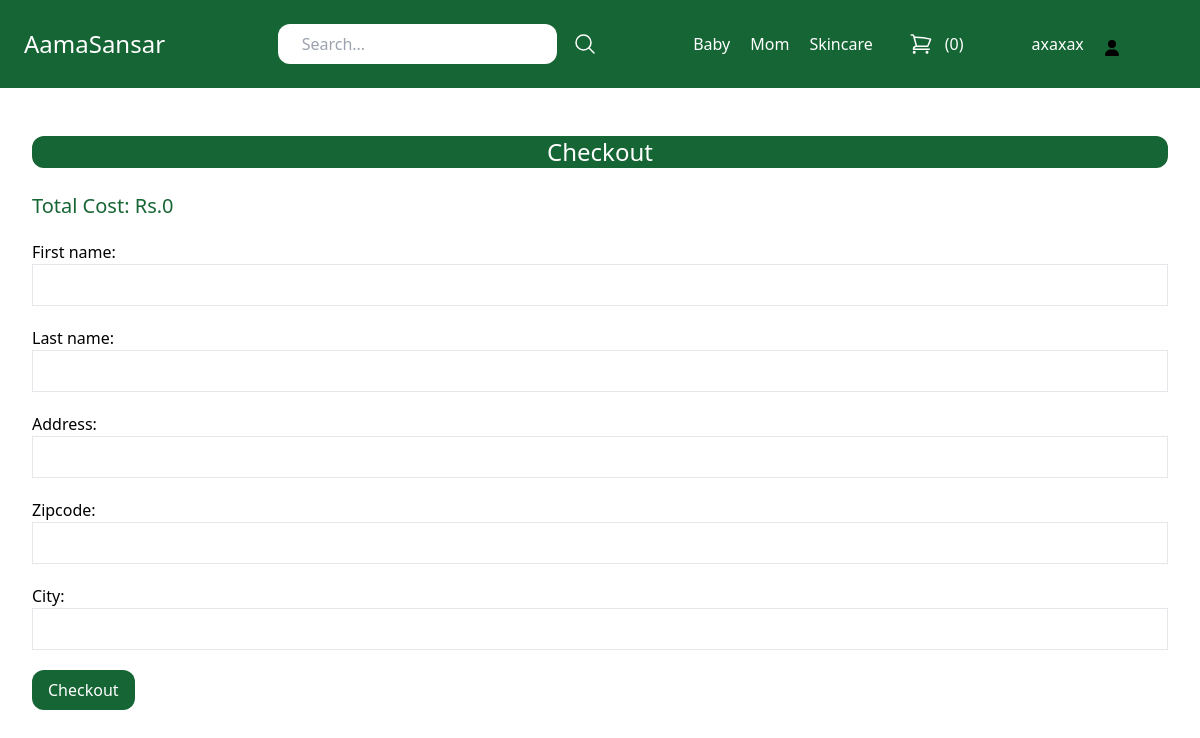
Screenshot of /cart/checkout (signed in) with the database file from the repository.
### store/models.py (models this page shows, shortened)
class Category(models.Model):
    title = models.CharField(max_length=50)
    slug = models.SlugField(max_length=50)
    class Meta:
        verbose_name_plural = 'Categories'

### store/views.py (the view)
# urls.py: path('cart/checkout', views.checkout, name='checkout'),
@login_required
def checkout(request):
    cart = Cart(request)
    if request.method == 'POST':
        form = OrderForm(request.POST)
        if form.is_valid():
            total_price = 0
            for item in cart:
                product = item['product']
                print(product.price)
                print(int(item['quantity']))
                total_price += product.price * int(item['quantity'])
            order = form.save(commit=False)
            order.created_by = request.user
            order.paid_amount = total_price
            order.save()
            for item in cart:
                product = item['product']
                quantity = int(item['quantity'])
                price = product.price * quantity
                item = OrderItem.objects.create(order=order, product=product, price=price, quantity=quantity)
            cart.clear()
        return redirect('frontpage')
    else:
        form = OrderForm()
    return render(request, 'store/checkout.html',{
        'cart': cart,
        'form': form,
    })

### store/forms.py
class  OrderForm(forms.ModelForm):
    class Meta:
        model = Order
        fields = ('first_name', 'last_name', 'address', 'zipcode', 'city',)
        widgets = {
            'first_name' : forms.TextInput(attrs={
                'class' : 'w-full px-4 py-2 border border-gray-200'
            }),
            'last_name' : forms.TextInput(attrs={
                'class' : 'w-full px-4 py-2 border border-gray-200'
            }),
            'address' : forms.TextInput(attrs={
                'class' : 'w-full px-4 py-2 border border-gray-200'
            }),
            'zipcode' : forms.TextInput(attrs={
                'class' : 'w-full px-4 py-2 border border-gray-200'
            }),
            'city' : forms.TextInput(attrs={
                'class' : 'w-full px-4 py-2 border border-gray-200'
            })        }

### store/cart.py (called while the page is built)
    def __len__(self):
        return sum(item['quantity'] for item in self.cart.values())

    def get_total_cost(self):
        for p in self.cart.keys():
            self.cart[str(p)]['product'] = Product.objects.get(pk=p)
        return int(sum(item['product'].price * item['quantity'] for item in self.cart.values()))

### store/context_processors.py (called while the page is built)
def cart(request):
    return{'cart': Cart(request)}

### store/templatetags/menu.py (called while the page is built)
@register.inclusion_tag('core/menu.html')
def menu():
    categories = Category.objects.all()
    return{'categories':categories}

### store/templates/store/checkout.html (shortened to what this page needs)
{% extends 'core/base.html' %}
{% block content %}
<h1 class="mb-6 text-2xl mt-6 text-center bg-green-800 text-white rounded-xl">Checkout</h1>
<h2 class="text-xl text-green-800 ">Total Cost: Rs.{{cart.get_total_cost }}</h2>
<form method="post" action="{% url 'checkout' %}" class="space-y-5">
    {{ form.as_p }}
<button class="mt-4 inline-block px-4 py-2 bg-green-800 rounded-xl text-white">Checkout</button></a>
</form>
{% endblock %}

### core/templates/core/base.html (shortened to what this page needs)
{% load menu %}
<!doctype html>
<html>
<head>
  <script src="https://cdn.tailwindcss.com"></script>
  <link rel="stylesheet" href="https://cdn.jsdelivr.net/npm/@fortawesome/fontawesome-free@5.15.4/css/fontawesome.min.css">
</head>
<body>
    <nav class="max-w-10xl mx-auto py-4 px-6 flex items-center justify-between bg-green-800">
        <div class="logo">
            <a href="/" class="text-2xl text-white">AamaSansar</a>
        </div>
        <div class="serach">
            <form method="get" action="{% url 'search' %}" class="flex items-center space-x-4">
                <input type="search" name="query" placeholder="Search..." class="py-2 px-6 rounded-xl">
                <button>
                    <svg xmlns="http://www.w3.org/2000/svg" fill="none" viewBox="0 0 24 24" stroke-width="1.5" stroke="currentColor" class="w-6 h-6 text-white">
                        <path stroke-linecap="round" stroke-linejoin="round" d="M21 21l-5.197-5.197m0 0A7.5 7.5 0 105.196 5.196a7.5 7.5 0 0010.607 10.607z" />
                      </svg>
                </button>
            </form>
        </div>
        <div class="flex items-center space-x-5">
            {% menu %}
            {% if request.user.is_authenticated %}
                <a href="{% url 'cart_view' %}"class="flex space-x-3 py-2 px-4 rounded-xl text-white hover:bg-teal-900">
                  <span>({{ cart|length }})</span> </a>
                <div class="dropdown">
                    <button class="dropbtn">
                        <span  class="py-2 px-4  rounded-xl text-white hover:bg-teal-900">{{ request.user.username }}</span>
                    </button>
                  </div>
            {% endif %}
        </div>
    </nav>
    <div class="max-w-6xl mx-auto py-6 px-2">
  {% block content %}
  {% endblock %}
    </div>
</body>
</html>

### core/templates/core/menu.html
{% for category in categories %}
<a href="{% url 'category_detail' category.slug %}" class="text-white">{{category.title}}</a>
{% endfor %}

### core/templates/core/base.html (style rules this page uses)
.dropbtn { color: rgb(27, 23, 23); padding: 16px; font-size: 16px; border: none; }
.dropdown { position: relative; display: inline-block; }
.icon { width: 1em; display: inline; margin-right: 40px; position: relative; top: 0.15em; }

### rows the page displays
Category: title "Baby"
Category: title "Mom"
Category: title "Skincare"

### other values shown
{{ cart|length }} "0"
{{ request.user.username }} "axaxax"
{{ cart.get_total_cost }} "0"
